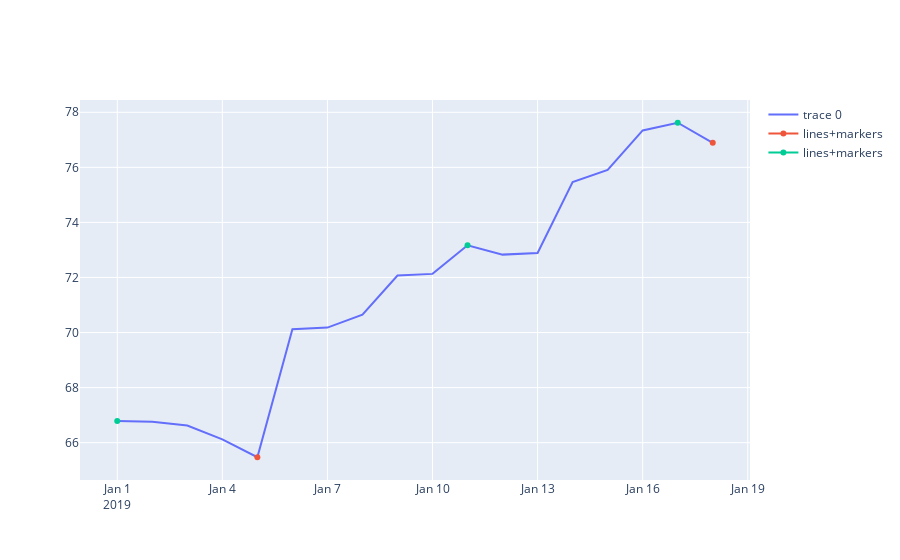

The notebook cell this image was saved under:
### Code cell
n = 2
dataframe['minimo'] = dataframe.iloc[argrelextrema(dataframe.valores.values, np.less_equal,
                    order=n)[0]]['valores']
dataframe['maximo'] = dataframe.iloc[argrelextrema(dataframe.valores.values, np.greater_equal,
                    order=n)[0]]['valores']
fig = go.Figure(data=go.Line(x=dataframe.index, y=dataframe.valores, mode = 'lines'))

fig.add_trace(go.Scatter(x=dataframe.index, y=dataframe.minimo,
                    mode='lines+markers',
                    name='lines+markers'))
fig.add_trace(go.Scatter(x=dataframe.index, y=dataframe.maximo,
                    mode='lines+markers',
                    name='lines+markers'))

fig.show()

### Figure 1 — Plotly figure (JSON) as saved in the notebook; plotly's stock layout.template omitted (floating-point values rounded to 4 significant figures)
{"data": [{"mode": "lines", "type": "scatter", "x": ["2019-01-01T00:00:00", "2019-01-02T00:00:00", "2019-01-03T00:00:00", "2019-01-04T00:00:00", "2019-01-05T00:00:00", "2019-01-06T00:00:00", "2019-01-07T00:00:00", "2019-01-08T00:00:00", "2019-01-09T00:00:00", "2019-01-10T00:00:00", "2019-01-11T00:00:00", "2019-01-12T00:00:00", "2019-01-13T00:00:00", "2019-01-14T00:00:00", "2019-01-15T00:00:00", "2019-01-16T00:00:00", "2019-01-17T00:00:00", "2019-01-18T00:00:00"], "y": [66.79, 66.76, 66.62, 66.12, 65.47, 70.12, 70.18, 70.65, 72.07, 72.13, 73.17, 72.83, 72.89, 75.47, 75.91, 77.34, 77.62, 76.89]}, {"mode": "lines+markers", "name": "lines+markers", "type": "scatter", "x": ["2019-01-01T00:00:00", "2019-01-02T00:00:00", "2019-01-03T00:00:00", "2019-01-04T00:00:00", "2019-01-05T00:00:00", "2019-01-06T00:00:00", "2019-01-07T00:00:00", "2019-01-08T00:00:00", "2019-01-09T00:00:00", "2019-01-10T00:00:00", "2019-01-11T00:00:00", "2019-01-12T00:00:00", "2019-01-13T00:00:00", "2019-01-14T00:00:00", "2019-01-15T00:00:00", "2019-01-16T00:00:00", "2019-01-17T00:00:00", "2019-01-18T00:00:00"], "y": [null, null, null, null, 65.47, null, null, null, null, null, null, null, null, null, null, null, null, 76.89]}, {"mode": "lines+markers", "name": "lines+markers", "type": "scatter", "x": ["2019-01-01T00:00:00", "2019-01-02T00:00:00", "2019-01-03T00:00:00", "2019-01-04T00:00:00", "2019-01-05T00:00:00", "2019-01-06T00:00:00", "2019-01-07T00:00:00", "2019-01-08T00:00:00", "2019-01-09T00:00:00", "2019-01-10T00:00:00", "2019-01-11T00:00:00", "2019-01-12T00:00:00", "2019-01-13T00:00:00", "2019-01-14T00:00:00", "2019-01-15T00:00:00", "2019-01-16T00:00:00", "2019-01-17T00:00:00", "2019-01-18T00:00:00"], "y": [66.79, null, null, null, null, null, null, null, null, null, 73.17, null, null, null, null, null, 77.62, null]}], "layout": {}}
